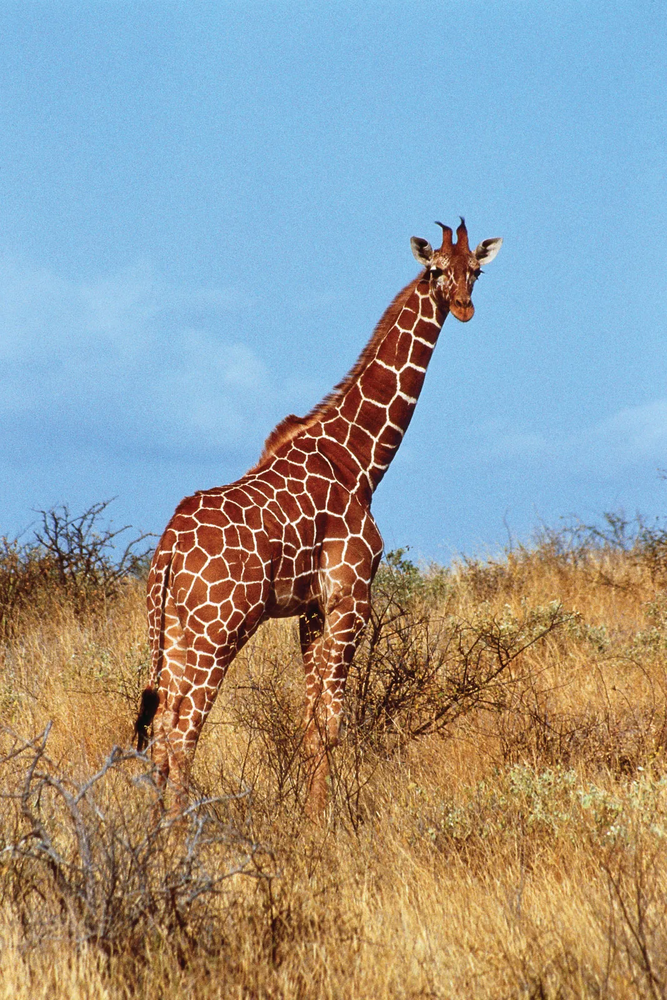
#> input picture Images/giraffe-Kenya.png, 667 x 1000 px, shrunk from 1067 x 1600 before the run, found by its file name
$ jupyter execute code.ipynb
#> lines starting #> are read from the running program, lines starting #| are printed output that depends on the picture; after the words box and inside, x2 and y2 are one past the last pixel; in counts of white or black regions, pixels touching at a corner belong together
[cell 1]
import cv2
import numpy as np
import matplotlib.pyplot as plt

[cell 2]
image=cv2.imread("..\Images\giraffe-Kenya.png")
#> image is the input picture: shape (1000, 667, 3); mean B, G, R 152, 154.5, 150.9

[cell 3]
image_rgb=cv2.cvtColor(image,cv2.COLOR_BGR2RGB)
image_hsv=cv2.cvtColor(image,cv2.COLOR_BGR2HSV)
#> image_hsv: shape (1000, 667, 3); mean H, S, V 59.8, 123.7, 197

[cell 4]
plt.imshow(image_rgb)

[cell 5]
lower_white=np.array([0,0,190])
upper_white=np.array([30,80,255])

[cell 6]
mask=cv2.inRange(image_hsv,lower_white,upper_white)
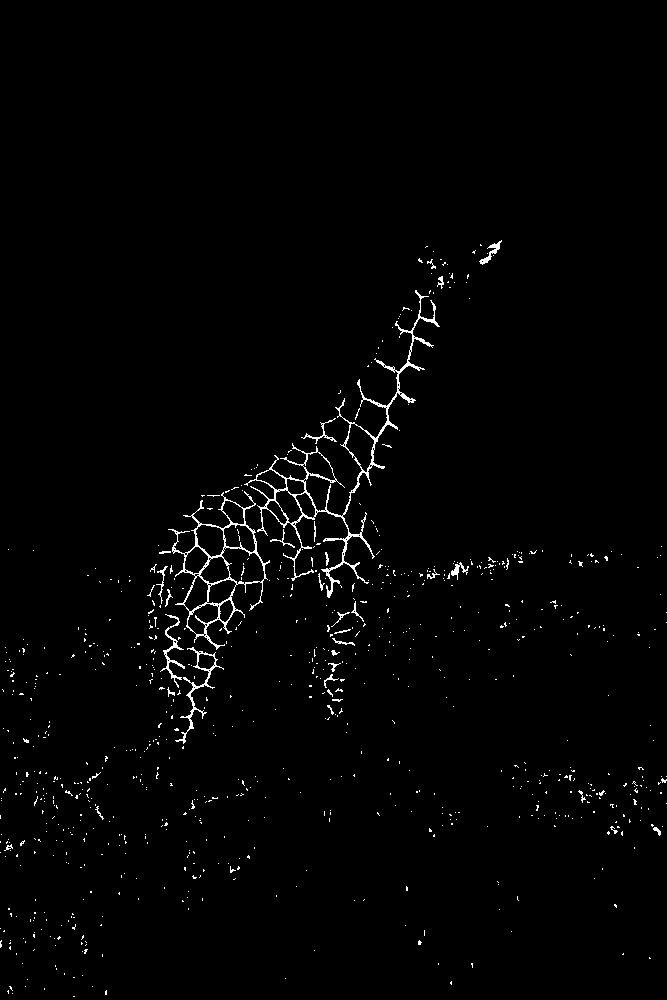
#> mask: shape (1000, 667); 1.4% white in thin lines or dots, all inside (x1, y1, x2, y2) = (0, 240, 667, 997)
plt.imshow(mask)

[cell 7]
black_hsv=np.uint8([[[120,255,0]]])
black_bgr=cv2.cvtColor(black_hsv,cv2.COLOR_HSV2BGR)[0][0]

[cell 8]
image_result=image.copy()
image_result[mask>0]=black_bgr
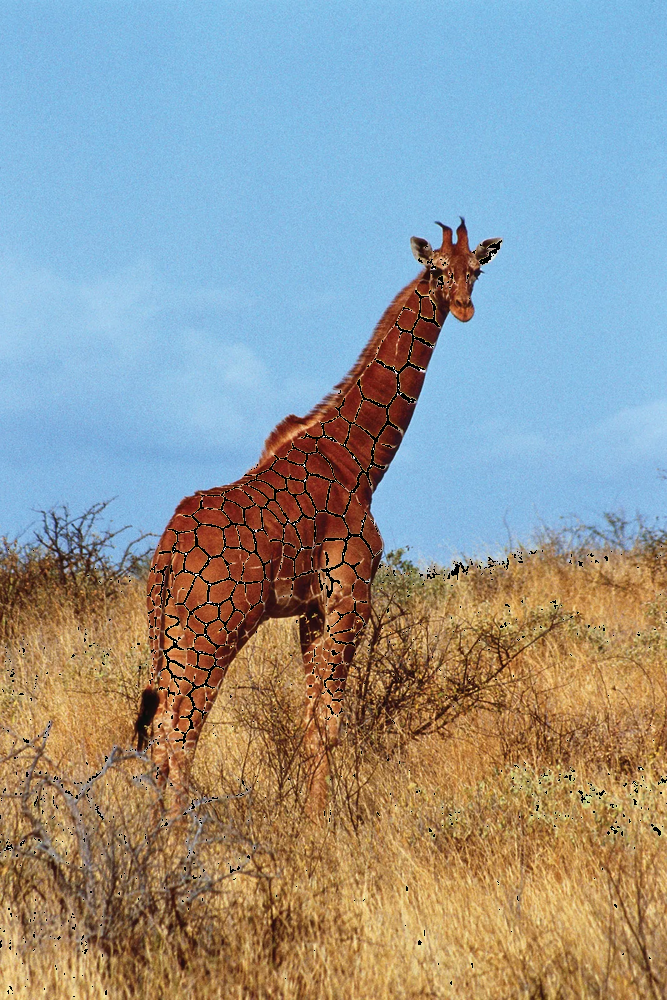
#> image_result: shape (1000, 667, 3); 1.43% of pixels changed, all inside (x1, y1, x2, y2) = (0, 240, 667, 997)

[cell 9]
image_result_rgb=cv2.cvtColor(image_result,cv2.COLOR_BGR2RGB)

[cell 10]
#PLOT
fig,axs=plt.subplots(1,3,figsize=(12,6))
axs[0].imshow(image_rgb)
axs[0].set_title("Original Image")
axs[0].axis('off')

axs[0].imshow(mask)
axs[0].set_title("Binary Mask")
axs[0].axis('off')

axs[0].imshow(image_result_rgb)
axs[0].set_title("Original Image")
axs[0].axis('off')

plt.tight_layout()
plt.show()
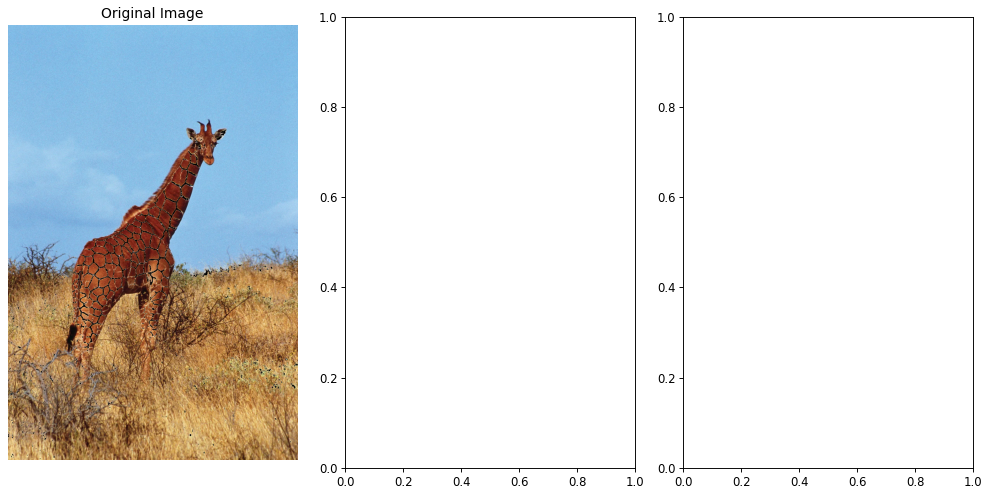
#> figure drawn by matplotlib, 1 panel
